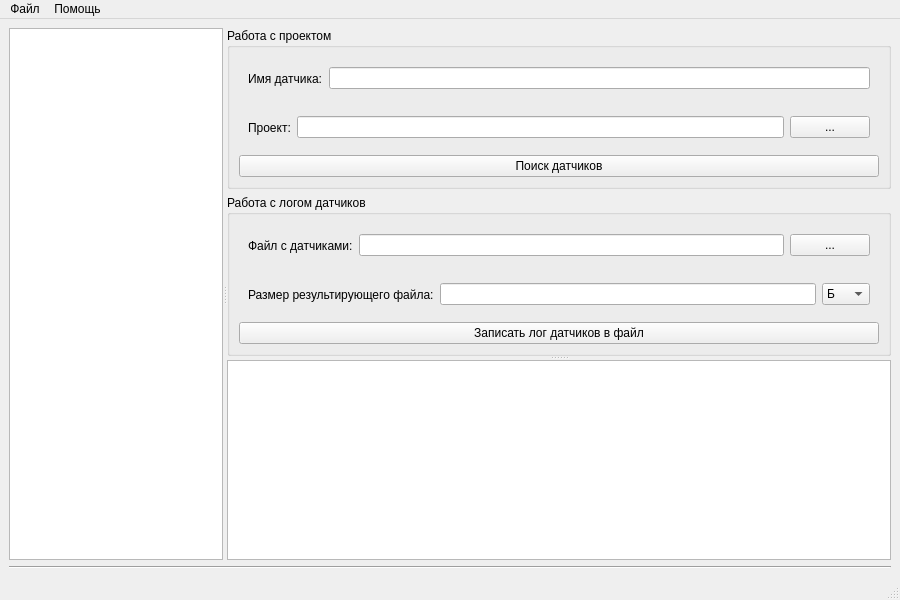
<?xml version="1.0" encoding="UTF-8"?>
<ui version="4.0">
 <class>MainWindow</class>
 <widget class="QMainWindow" name="MainWindow">
  <property name="geometry">
   <rect>
    <x>0</x>
    <y>0</y>
    <width>900</width>
    <height>600</height>
   </rect>
  </property>
  <property name="minimumSize">
   <size>
    <width>400</width>
    <height>300</height>
   </size>
  </property>
  <property name="windowTitle">
   <string>Программа по работе с датчиками в проектах</string>
  </property>
  <widget class="QWidget" name="centralwidget">
   <layout class="QVBoxLayout" name="verticalLayout">
    <item>
     <widget class="QSplitter" name="m_centralSplitter">
      <property name="orientation">
       <enum>Qt::Horizontal</enum>
      </property>
      <widget class="QTreeView" name="m_projectTreeView">
       <property name="sizePolicy">
        <sizepolicy hsizetype="Expanding" vsizetype="Expanding">
         <horstretch>1</horstretch>
         <verstretch>0</verstretch>
        </sizepolicy>
       </property>
       <property name="toolTip">
        <string/>
       </property>
       <property name="statusTip">
        <string>Выберите файлы проекта с датчиками, выводимыми в лог...</string>
       </property>
      </widget>
      <widget class="QWidget" name="m_dataLogWidget" native="true">
       <property name="sizePolicy">
        <sizepolicy hsizetype="Preferred" vsizetype="Preferred">
         <horstretch>2</horstretch>
         <verstretch>0</verstretch>
        </sizepolicy>
       </property>
       <layout class="QVBoxLayout" name="verticalLayout_3">
        <item>
         <widget class="QSplitter" name="m_dataLogSplitter">
          <property name="sizePolicy">
           <sizepolicy hsizetype="Preferred" vsizetype="Expanding">
            <horstretch>0</horstretch>
            <verstretch>0</verstretch>
           </sizepolicy>
          </property>
          <property name="orientation">
           <enum>Qt::Vertical</enum>
          </property>
          <widget class="QWidget" name="m_dataWidget" native="true">
           <property name="sizePolicy">
            <sizepolicy hsizetype="Preferred" vsizetype="Preferred">
             <horstretch>0</horstretch>
             <verstretch>2</verstretch>
            </sizepolicy>
           </property>
           <layout class="QVBoxLayout" name="verticalLayout_4">
            <item>
             <widget class="QGroupBox" name="groupBox">
              <property name="title">
               <string>Работа с проектом</string>
              </property>
              <layout class="QVBoxLayout" name="verticalLayout_2">
               <item>
                <widget class="QWidget" name="m_sensorNameWidget" native="true">
                 <property name="toolTip">
                  <string/>
                 </property>
                 <property name="statusTip">
                  <string/>
                 </property>
                 <layout class="QHBoxLayout" name="horizontalLayout_4">
                  <item>
                   <widget class="QLabel" name="m_sensorNameLabel">
                    <property name="toolTip">
                     <string>Имя датчика, который необходимо искать в проекте</string>
                    </property>
                    <property name="text">
                     <string>Имя датчика:</string>
                    </property>
                   </widget>
                  </item>
                  <item>
                   <widget class="QLineEdit" name="m_sensorNameLineEdit"/>
                  </item>
                 </layout>
                </widget>
               </item>
               <item>
                <widget class="QWidget" name="m_projectDirWidget" native="true">
                 <layout class="QHBoxLayout" name="horizontalLayout_3">
                  <item>
                   <widget class="QLabel" name="m_projectDirLabel">
                    <property name="toolTip">
                     <string>Директория, в которой располагаются файлы проекта</string>
                    </property>
                    <property name="text">
                     <string>Проект:</string>
                    </property>
                   </widget>
                  </item>
                  <item>
                   <widget class="QLineEdit" name="m_projectDirLineEdit"/>
                  </item>
                  <item>
                   <widget class="QPushButton" name="m_projectDirButton">
                    <property name="sizePolicy">
                     <sizepolicy hsizetype="Minimum" vsizetype="Fixed">
                      <horstretch>0</horstretch>
                      <verstretch>0</verstretch>
                     </sizepolicy>
                    </property>
                    <property name="toolTip">
                     <string>Выбрать директорию с проектом</string>
                    </property>
                    <property name="text">
                     <string>...</string>
                    </property>
                   </widget>
                  </item>
                 </layout>
                </widget>
               </item>
               <item>
                <widget class="QPushButton" name="m_findSensorsButton">
                 <property name="toolTip">
                  <string>Поиск датчиков во всех файлах проекта</string>
                 </property>
                 <property name="text">
                  <string>Поиск датчиков</string>
                 </property>
                </widget>
               </item>
              </layout>
             </widget>
            </item>
            <item>
             <widget class="QGroupBox" name="groupBox_2">
              <property name="title">
               <string>Работа с логом датчиков</string>
              </property>
              <layout class="QVBoxLayout" name="verticalLayout_5">
               <item>
                <widget class="QWidget" name="m_sensorsLogWidget" native="true">
                 <layout class="QHBoxLayout" name="horizontalLayout_2">
                  <item>
                   <widget class="QLabel" name="m_sensorsLogLabel">
                    <property name="toolTip">
                     <string>Файл с логом датчиков</string>
                    </property>
                    <property name="text">
                     <string>Файл с датчиками:</string>
                    </property>
                   </widget>
                  </item>
                  <item>
                   <widget class="QLineEdit" name="m_sensorsLogLineEdit"/>
                  </item>
                  <item>
                   <widget class="QPushButton" name="m_sensorsLogButton">
                    <property name="toolTip">
                     <string>Выбрать файл с датчиками</string>
                    </property>
                    <property name="text">
                     <string>...</string>
                    </property>
                   </widget>
                  </item>
                 </layout>
                </widget>
               </item>
               <item>
                <widget class="QWidget" name="m_logSizeWidget" native="true">
                 <layout class="QHBoxLayout" name="horizontalLayout_5">
                  <item>
                   <widget class="QLabel" name="m_logSizeLabel">
                    <property name="toolTip">
                     <string>Примерный размер результирующего файла с датчиками</string>
                    </property>
                    <property name="text">
                     <string>Размер результирующего файла:</string>
                    </property>
                   </widget>
                  </item>
                  <item>
                   <widget class="QLineEdit" name="m_logSizeLineEdit"/>
                  </item>
                  <item>
                   <widget class="QComboBox" name="m_logSizeComboBox">
                    <property name="toolTip">
                     <string>Размерность веса файла с датчиками</string>
                    </property>
                    <item>
                     <property name="text">
                      <string>Б</string>
                     </property>
                    </item>
                    <item>
                     <property name="text">
                      <string>КБ</string>
                     </property>
                    </item>
                    <item>
                     <property name="text">
                      <string>МБ</string>
                     </property>
                    </item>
                    <item>
                     <property name="text">
                      <string>ГБ</string>
                     </property>
                    </item>
                   </widget>
                  </item>
                 </layout>
                </widget>
               </item>
               <item>
                <widget class="QPushButton" name="m_printSensorsButton">
                 <property name="toolTip">
                  <string>Дописать логдатчиков в файл</string>
                 </property>
                 <property name="text">
                  <string>Записать лог датчиков в файл</string>
                 </property>
                </widget>
               </item>
              </layout>
             </widget>
            </item>
           </layout>
          </widget>
          <widget class="QTextBrowser" name="m_log">
           <property name="sizePolicy">
            <sizepolicy hsizetype="Expanding" vsizetype="Expanding">
             <horstretch>0</horstretch>
             <verstretch>2</verstretch>
            </sizepolicy>
           </property>
           <property name="toolTip">
            <string>Лог работы программы</string>
           </property>
           <property name="statusTip">
            <string/>
           </property>
           <property name="whatsThis">
            <string/>
           </property>
           <property name="accessibleName">
            <string>Лог работы программы</string>
           </property>
           <property name="html">
            <string>&lt;!DOCTYPE HTML PUBLIC &quot;-//W3C//DTD HTML 4.0//EN&quot; &quot;http://www.w3.org/TR/REC-html40/strict.dtd&quot;&gt;
&lt;html&gt;&lt;head&gt;&lt;meta name=&quot;qrichtext&quot; content=&quot;1&quot; /&gt;&lt;style type=&quot;text/css&quot;&gt;
p, li { white-space: pre-wrap; }
&lt;/style&gt;&lt;/head&gt;&lt;body style=&quot; font-family:'Sans Serif'; font-size:10pt; font-weight:400; font-style:normal;&quot;&gt;
&lt;p style=&quot;-qt-paragraph-type:empty; margin-top:0px; margin-bottom:0px; margin-left:0px; margin-right:0px; -qt-block-indent:0; text-indent:0px; font-family:'MS Shell Dlg 2'; font-size:8.25pt;&quot;&gt;&lt;br /&gt;&lt;/p&gt;&lt;/body&gt;&lt;/html&gt;</string>
           </property>
          </widget>
         </widget>
        </item>
       </layout>
      </widget>
     </widget>
    </item>
    <item>
     <widget class="Line" name="m_statusLine">
      <property name="orientation">
       <enum>Qt::Horizontal</enum>
      </property>
     </widget>
    </item>
   </layout>
  </widget>
  <widget class="QMenuBar" name="m_menuBar">
   <property name="geometry">
    <rect>
     <x>0</x>
     <y>0</y>
     <width>900</width>
     <height>27</height>
    </rect>
   </property>
   <widget class="QMenu" name="m_fileMenu">
    <property name="title">
     <string>Файл</string>
    </property>
    <addaction name="m_openAction"/>
    <addaction name="m_saveAction"/>
    <addaction name="separator"/>
    <addaction name="m_exitAction"/>
   </widget>
   <widget class="QMenu" name="m_aboutMenu">
    <property name="title">
     <string>Помощь</string>
    </property>
    <addaction name="m_helpAction"/>
    <addaction name="m_aboutAction"/>
   </widget>
   <addaction name="m_fileMenu"/>
   <addaction name="m_aboutMenu"/>
  </widget>
  <widget class="QStatusBar" name="m_statusBar"/>
  <action name="m_openAction">
   <property name="text">
    <string>Открыть...</string>
   </property>
  </action>
  <action name="m_exitAction">
   <property name="text">
    <string>Выход</string>
   </property>
  </action>
  <action name="m_saveAction">
   <property name="text">
    <string>Сохранить...</string>
   </property>
  </action>
  <action name="m_helpAction">
   <property name="text">
    <string>Справка</string>
   </property>
  </action>
  <action name="m_aboutAction">
   <property name="text">
    <string>О программе...</string>
   </property>
  </action>
 </widget>
 <resources/>
 <connections/>
</ui>
